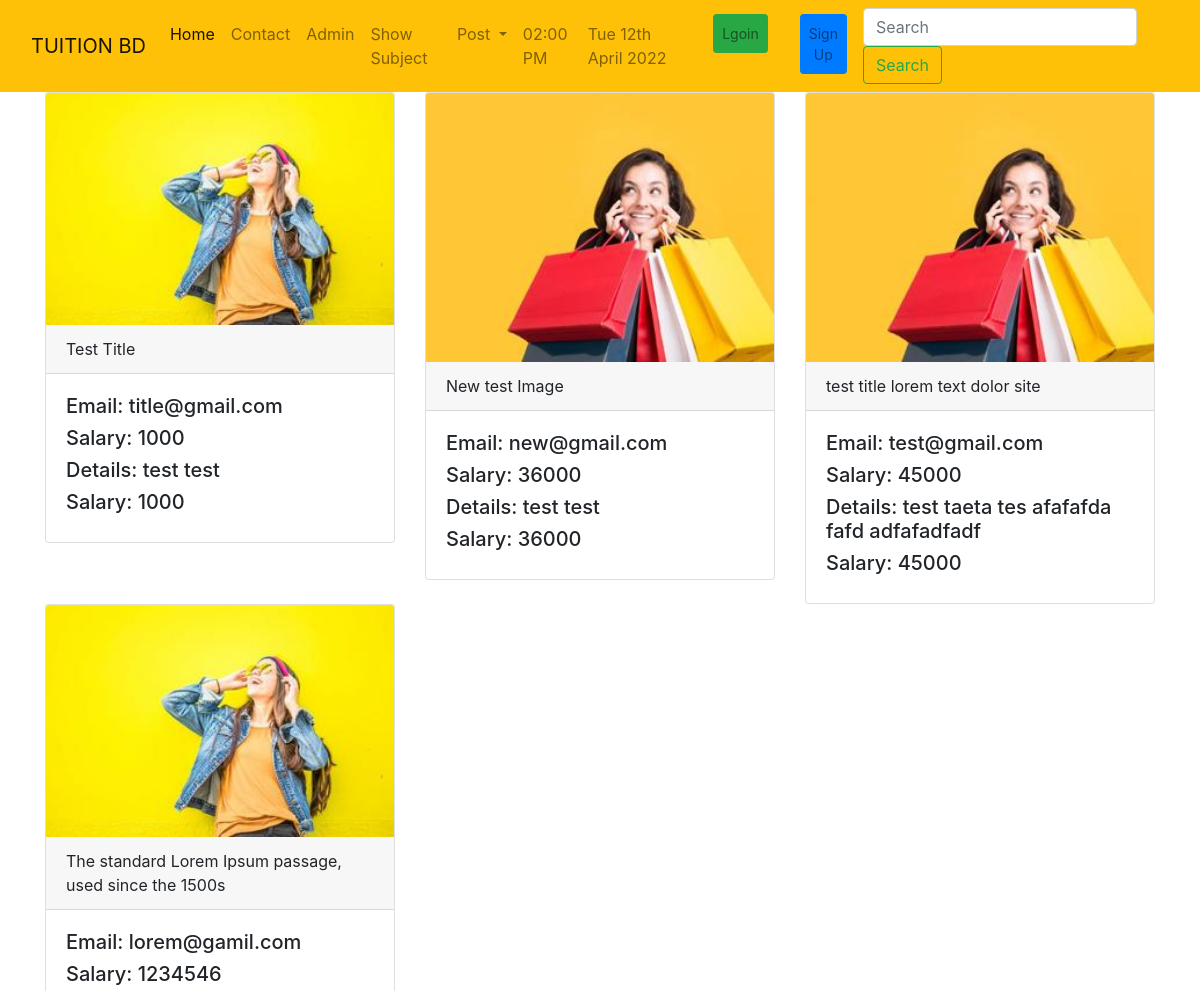
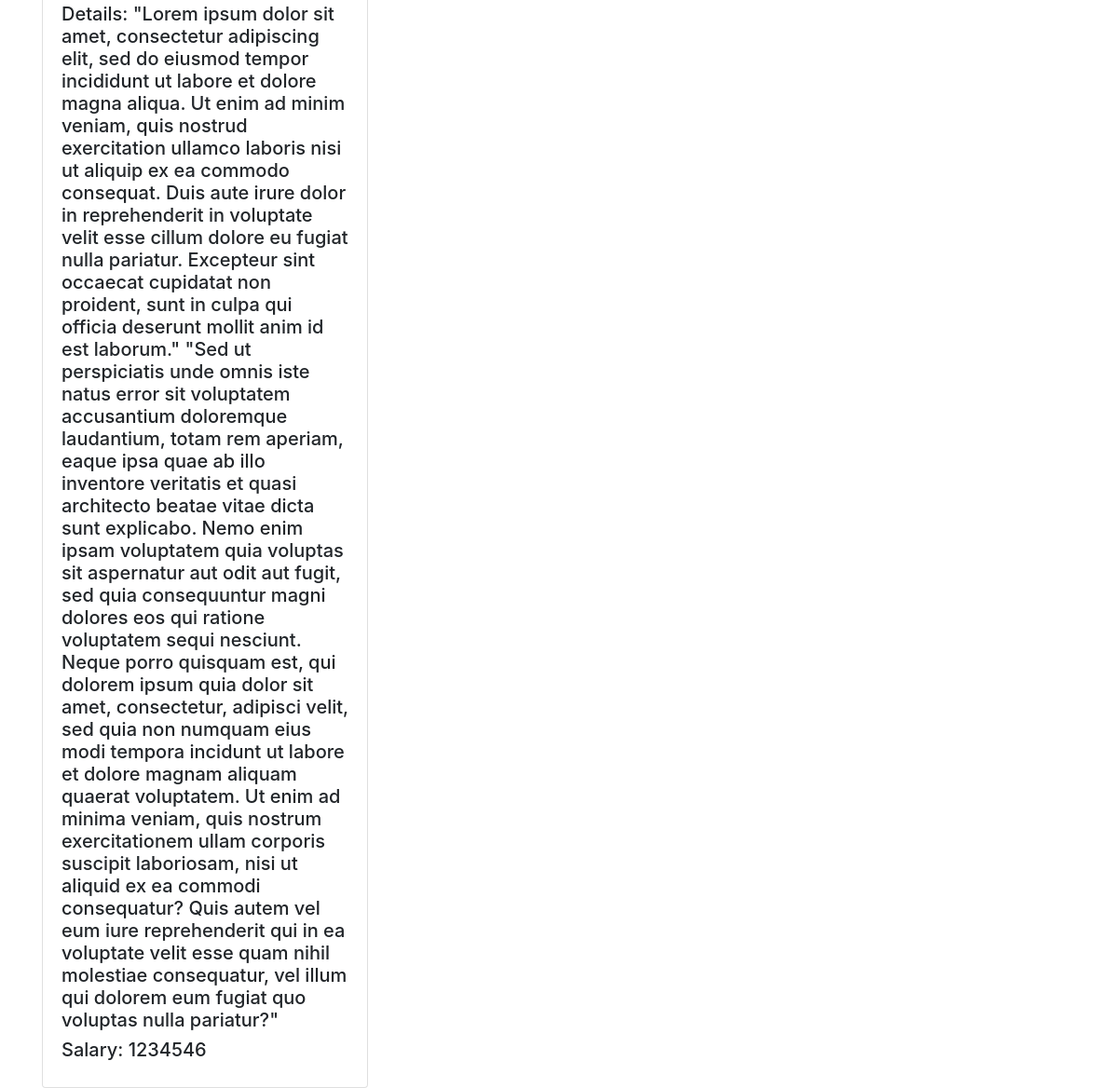
/tuition/post/, run on the app's committed database (2 pictures, top to bottom).
### tuition/models.py (models this page shows, shortened)
class Post(models.Model):
    CATEGORY = (('Teacher', 'Teacher'), ('Student', 'Student'))
    MY_CHOICES = (('Bangla', 'Bangla'),
                  ('English', 'English'),
                  ('Urdu', 'Urdu'),
                  ('Arabic', 'Arabic'),
                  ('Hindi', 'Hindi'))
    user = models.ForeignKey(
        User, on_delete=models.CASCADE, blank=True, null=True)
    id = models.AutoField(primary_key=True)
    title = models.CharField(max_length=100)
    slug = models.CharField(max_length=100, default=title)
    email = models.EmailField()
    salary = models.IntegerField()
    details = models.TextField()
    availabe = models.BooleanField(default=True)
    category = models.CharField(max_length=100, choices=CATEGORY)
    created_at = models.DateTimeField(default=now)
    image = models.ImageField(default='default.jpg',
                              upload_to='tuition/images')
    medium = MultiSelectField(
        choices=MY_CHOICES, max_choices=3, max_length=100, default='Bangla')
    subject = models.ManyToManyField(Subject, related_name='subject_set')
    class_in = models.ManyToManyField(Class_in, related_name='class_set')

### tuition/views.py (the view)
# urls.py: path('post/', postview, name="postview"),
def postview(request):
    post = Post.objects.all()
    return render(request, 'tuition/postview.html', {'post': post})

### templates/tuition/postview.html
{% extends 'index.html' %}
{% block body %}
<div class="container">
    <div class="row">
        {% for p in post %}
        <div class="col-md-4">
            <div class="card">
                <img class="card-img-top" src="{{p.image.url}}" alt="Card image cap">
                <div class="card-header">
                    {{p.title}}
                </div>
                <div class="card-body">
                   <h5>Email: {{p.email}}</h5>
                   <h5>Salary: {{p.salary}}</h5>
                   <h5>Details: {{p.details}}</h5>
                   <h5>Salary: {{p.salary}}</h5>
                </div>
            </div>
        </div>
        {% endfor %}
    </div>
</div>
{% endblock body %}

### data on the page
Post: image (picture), title "Test Title", email "title@gmail.com", salary "1000", details "test test"
Post: image (placeholder picture), title "New test Image", email "new@gmail.com", salary "36000", details "test test"
Post: image (placeholder picture), title "test title lorem text dolor site", email "test@gmail.com", salary "45000", details "test taeta tes afafafda fafd adfafadfadf"
Post: image (picture), title "The standard Lorem Ipsum passage, used since the 1500s", email "lorem@gamil.com", salary "1234546", details "\"Lorem ipsum dolor sit amet, consectetur adipiscing elit, sed do eiusmod tempor incididunt ut labore et dolore magna aliqua. Ut enim ad minim veniam, quis nostrud exercitation ullamco laboris nisi ut aliquip ex ea commodo consequat. Duis aute irure dolor in reprehenderit in voluptate velit esse cillum dolore eu fugiat nulla pariatur. Excepteur sint occaecat cupidatat non proident, sunt in culpa qui officia deserunt mollit anim id est laborum.\" \"Sed ut perspiciatis unde omnis iste natus error sit voluptatem accusantium doloremque laudantium, totam rem aperiam, eaque ipsa quae ab illo inventore veritatis et quasi architecto beatae vitae dicta sunt explicabo. Nemo enim ipsam voluptatem quia…"
